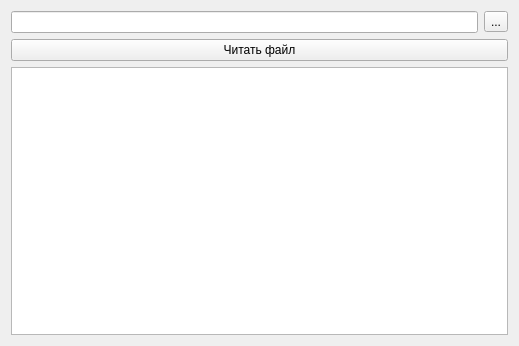
<?xml version="1.0" encoding="UTF-8"?>
<ui version="4.0">
 <class>MainWindow</class>
 <widget class="QMainWindow" name="MainWindow">
  <property name="geometry">
   <rect>
    <x>0</x>
    <y>0</y>
    <width>519</width>
    <height>346</height>
   </rect>
  </property>
  <property name="windowTitle">
   <string>Построчное чтение файла</string>
  </property>
  <widget class="QWidget" name="centralWidget">
   <layout class="QVBoxLayout" name="verticalLayout_2">
    <item>
     <layout class="QVBoxLayout" name="verticalLayout">
      <item>
       <layout class="QHBoxLayout" name="horizontalLayout">
        <item>
         <widget class="QLineEdit" name="lineEdit"/>
        </item>
        <item>
         <widget class="QToolButton" name="toolButton">
          <property name="text">
           <string>...</string>
          </property>
         </widget>
        </item>
       </layout>
      </item>
      <item>
       <widget class="QPushButton" name="pushButton_readFile">
        <property name="text">
         <string>Читать файл</string>
        </property>
       </widget>
      </item>
      <item>
       <widget class="QTextEdit" name="textEdit"/>
      </item>
     </layout>
    </item>
   </layout>
  </widget>
 </widget>
 <layoutdefault spacing="6" margin="11"/>
 <resources/>
 <connections/>
</ui>
